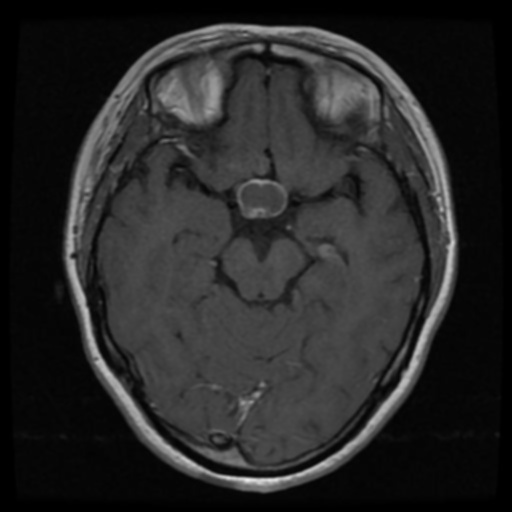
#> input picture sample/Training/pituitary/Tr-pi_0023.jpg, 512 x 512 px, found by its file name
$ jupyter execute --allow-errors 04_07_PreProcessing.ipynb   (shell and % lines are left out)
#> lines starting #> are read from the running program, lines starting #| are printed output that depends on the picture; long printed decimals are rounded
[cell 1]
from google.colab import drive as drive
drive.mount('/content/drive')

[cell 2]
# Access a public Github repos
%cd '/content'

[cell 3]
import pandas as pd
import numpy as np
import os
import matplotlib.pyplot as plt
import cv2
from PIL import Image

[cell 4]
# @title
def DataSetSummary (local_path, tabs):
  # Take list of files & folders in local folder
  all_items = os.listdir(local_path)

  # Filter folder list
  folders = [item for item in all_items if os.path.isdir(os.path.join(local_path, item))]

  # Print summary information if folders > 0:
  if(len(folders) > 0):
    indent = '\t' * tabs
    print("{}Tổng số thư mục: {}".format(indent, len(folders)))
    for folder in folders:
      folder_path = os.path.join(local_path, folder)
      files_in_folder = len(os.listdir(folder_path))
      print("{}-Thư mục: {}, Số tệp: {}".format(indent, folder, files_in_folder))
      DataSetSummary(folder_path, tabs+1)

# DataSetSummary(local_path, 0)

[cell 5]
# import os

# Hierarchical local folder in Colab
repository_folder = ["Brain-Tumor-MRI-Dataset"]

for folder in repository_folder:
  local_path = '/content/' + folder + '/dataset'
  # local_path = '/content/' + folder + '/sample'
  DataSetSummary(local_path, 0)

[cell 6]
%cd /content/drive/MyDrive/Colab Notebooks/Thesis/Preprocessing/Brain-Tumor-MRI-Dataset

[cell 7]
# Set the path to your dataset
dataset_path = '/content/Brain-Tumor-MRI-Dataset/sample'
# dataset_path = '/content/Brain-Tumor-MRI-Dataset/dataset'

[cell 8]
import os

class Image:
    def __init__(self, path, label):
        # self.image = cv2.imread(path) # directly read
        self.path = path # only directory
        self.label = label

def load_images_from_folder(dataset_path):
    images = []
    # labels = [] # direct
    for class_name in os.listdir(dataset_path):
        class_folder_path = os.path.join(dataset_path, class_name)
        if os.path.isdir(class_folder_path):
            for image_name in os.listdir(class_folder_path):
                image_path = os.path.join(class_folder_path, image_name)
                img = Image(image_path, class_name)
                images.append(img)
                # labels.append(img.label) # direct
    # return images, labels # direct
    return images

images = load_images_from_folder(dataset_path)
# for class_name, imgs in images.items():
#     for img in imgs:
#         print(f"Path: {img.path}, Label: {img.label}")

[cell 9]
def load_images_from_folder(dataset_path, images_per_class=None):
    images = {}
    for class_name in os.listdir(dataset_path):
        class_folder_path = os.path.join(dataset_path, class_name)
        if os.path.isdir(class_folder_path):
            count = 0
            images[class_name] = []
            for image_name in os.listdir(class_folder_path):
                if images_per_class is None or count < images_per_class:
                    image_path = os.path.join(class_folder_path, image_name)
                    img = Image(image_path, class_name)
                    images[class_name].append(img)
                    count += 1
    return images

def imshow(images, images_per_class=None):
#> called with images_per_class = 10
    for class_name, imgs in images.items():
        plt.figure(figsize=(30,30))
        print(f'Class {class_name}')
        for i in range(min(images_per_class if images_per_class else len(imgs), len(imgs))):
            plt.subplot(1, images_per_class if images_per_class else len(imgs), i+1)
            img = cv2.imread(imgs[i].path)
#> img is the input picture: shape (512, 512, 3); min 0, max 235, mean 39.9
            # img = cv2.cvtColor(img, cv2.COLOR_BGR2RGB)
            plt.imshow(img)
            # plt.title(os.path.basename(imgs[i].path))
            plt.axis('off')
        plt.show()

# Example usage:
images = load_images_from_folder('/content/Brain-Tumor-MRI-Dataset/sample/Training')
imshow(images, 10)

[cell 10]
from PIL import Image

def get_image_specifications(image_path):
    # Open the image file
    with Image.open(image_path) as img:
        # Get image specifications
        image_format = img.format
        image_mode = img.mode
        image_size = img.size
        image_width, image_height = img.size
        image_color = img.getcolors()

    return f"Image Format: {image_format}\nImage Mode: {image_mode}\nImage Size: {image_size} pixels (Width: {image_width}, Height: {image_height})\nImage Colors: {image_color}"

# Example usage:
print('images.keys:', images.keys())
image_path = "/content/Brain-Tumor-MRI-Dataset/sample/Training/glioma/Tr-gl_0010.jpg"
# print('image_path:',image_path := images['normal'][0].path)
#> (the rest of this cell did not finish here and is left out)

## Original

[cell 11]
import os
import cv2
import numpy as np
from shutil import copyfile

def preprocess_and_copy(src_dir, dest_dir, preprocess_func):
    # Check if src_dir is a directory
    if os.path.isdir(src_dir):
        # If dest_dir does not exist, create it
        os.makedirs(dest_dir, exist_ok=True)

        # Iterate over files/directories in src_dir
        for item in os.listdir(src_dir):
            src_item_path = os.path.join(src_dir, item)
            dest_item_path = os.path.join(dest_dir, item)

            # If item is a directory, call function recursively
            if os.path.isdir(src_item_path):
                preprocess_and_copy(src_item_path, dest_item_path, preprocess_func)
            # If item is a file, apply preprocessing and copy
            elif os.path.isfile(src_item_path):
                img = cv2.imread(src_item_path)
                if img is not None:
                    img = preprocess_func(img)
                    cv2.imwrite(dest_item_path, img)

# Define your preprocessing function here
def preprocess_func(img):
    # TODO: Add your preprocessing steps here
    return img

# Usage:
dataset_path = '/content/Brain-Tumor-MRI-Dataset/sample'
#> dataset_path = '/content/Brain-Tumor-MRI-Dataset/sample'
# dataset_path = '/content/Brain-Tumor-MRI-Dataset/dataset'
output_path = '/content/drive/MyDrive/Colab Notebooks/Thesis/Preprocessing/Brain-Tumor-MRI-Dataset/Original'
preprocess_and_copy(dataset_path, output_path, preprocess_func)

## Hydrid image filtering: median and mean filters
DOI: https://doi.org/10.1109/ICEECCOT.2017.8284595

The proposed technique combines both linear and nonlinear filters, specifically using median and mean filters, to enhance the precision of pixel values in a noisy image. Here's a breakdown of the process:

### a. Median Value Calculation:

The median filter processes the image pixel by pixel using a rectangular sub-image window or mask (e.g., 3x3). For each pixel at coordinates (x, y), the median value is calculated by sorting the pixel values within the window numerically and selecting the middle value for odd-sized windows. For even-sized windows, the median may have multiple possible values. The median value (Median) is calculated as follows:

$ \text{Median} = \text{median}\left\{(u,v) \in S_{xy}\right\} \{g(u,v)\} $

Where:
- $ S_{xy} $ is the set of coordinates in the rectangular sub-image window centered at (x, y).
- $ \text{median} $ represents the median value of the window.
- $ g(u,v) $ is the pixel value at coordinates (u, v) in the window.

### b. Average Value Calculation:

The average value is calculated using each pixel in the sub-image window ($ S_{xy} $) and the previously calculated median value. This process maximizes the utilization of neighboring pixels. The average value ($ \text{Averagevalue}_i $) for each pixel is calculated as follows:

$ \text{Averagevalue}_i = \text{average}\left\{(u,v) \in S_{xy}\right\} \{g_i(u,v), \text{Median}\} $

Where:
- $ g_i(u,v) $ is each pixel in the sub-image window.
- If the sub-window size is, for example, 3x4, there will be a total of 12 average values.

### c. Center Pixel Value Calculation:

The center pixel value is calculated by applying arithmetic mean filtering or averaging all the average values ($ \text{Averagevalue}_i $) of the sub-image window. This value is used to replace the original pixel value at coordinates (x, y). The calculation is given by:

$ \text{Center Pixel Value} = \frac{\sum_{i=1}^{N} \text{Averagevalue}_i}{N} $

Where:
- $ N $ is the product of the row (M) and column (N) dimensions of the rectangular sub-image window of size M x N centered at point (x, y).

[cell 12]
# Import the necessary libraries
import cv2
import numpy as np
import matplotlib.pyplot as plt
from scipy.ndimage import median_filter

# Load the image
# img_path = '/content/drive/MyDrive/Colab Notebooks/Thesis/Preprocessing/Brain-Tumor-MRI-Dataset/CLAHE_medianF3x3_sample/Training/glioma/Tr-gl_0010.jpg'
# img_path = '/content/drive/MyDrive/Colab Notebooks/Thesis/Preprocessing/Brain-Tumor-MRI-Dataset/CLAHE_medianF3x3_sample/Training/meningioma/Tr-me_0010.jpg'
# img_path = '/content/drive/MyDrive/Colab Notebooks/Thesis/Preprocessing/Brain-Tumor-MRI-Dataset/CLAHE_medianF3x3_sample/Training/notumor/Tr-no_0010.jpg'
img_path = '/content/drive/MyDrive/Colab Notebooks/Thesis/Preprocessing/Brain-Tumor-MRI-Dataset/CLAHE_medianF3x3_sample/Training/pituitary/Tr-pi_0023.jpg'
img = cv2.imread(img_path, cv2.IMREAD_GRAYSCALE)
#> img: shape (512, 512); min 0, max 235, mean 39.9

## Source: Github Copilot
def preprocess_func(img):
    # Convert the image to grayscale
    # gray = cv2.cvtColor(img, cv2.COLOR_BGR2GRAY)
    gray = img

    # Define the window size
    window_size = 3

    # Apply the median filter
    median_filtered_image = cv2.medianBlur(gray, window_size)

    # Define the padding for the convolution operation
    pad = window_size // 2

    # Pad the median filtered image
    padded_image = cv2.copyMakeBorder(median_filtered_image, pad, pad, pad, pad, cv2.BORDER_REFLECT)

    # Create an empty array to store the final image
    final_image = np.zeros_like(gray)

    # Apply the mean filter
    for i in range(gray.shape[0]):
        for j in range(gray.shape[1]):
            # Calculate the average value in the window around the pixel
            average_value = np.mean(padded_image[i:i+window_size, j:j+window_size])

            # Replace the original pixel value with the average value
            final_image[i, j] = int(average_value)

    return final_image

# Apply filter
filtered_img = preprocess_func(img)

## Source: ChatGPT
def median_and_mean_center_filter(image, window_size):
    # Apply median filtering
#> called with window_size = (3, 3)
    median_filtered = median_filter(image, size=window_size)

    # Initialize result with zeros
    result = np.zeros_like(image, dtype=float)

    # Iterate over each pixel
    for i in range(image.shape[0]):
        for j in range(image.shape[1]):
            # Extract the sub-window centered at (i, j)
            sub_window = median_filtered[max(0, i - window_size[0]//2):i + window_size[0]//2 + 1,
                                         max(0, j - window_size[1]//2):j + window_size[1]//2 + 1]

            # Calculate the average value for the sub-window
            average_value = np.mean(sub_window)

            # Update the result using the center pixel value
            result[i, j] = average_value

    return result

# Assuming image is a 2D NumPy array
window_size = (3, 3)  # Adjust the window size as needed

# Apply the filtering method
result = median_and_mean_center_filter(img, window_size)

# Display the original and processed images side by side
plt.figure(figsize=(12,12))

plt.subplot(2,2,1)
plt.imshow(img, cmap='gray')
plt.title('Original Image')

plt.subplot(2,2,2)
plt.imshow(filtered_img, cmap='gray')
plt.title('Filtered Image')

plt.subplot(2,2,3)
plt.imshow(img, cmap='gray')
plt.title('Original Image')

plt.subplot(2,2,4)
plt.imshow(result, cmap='gray')
plt.title('result')

plt.show()
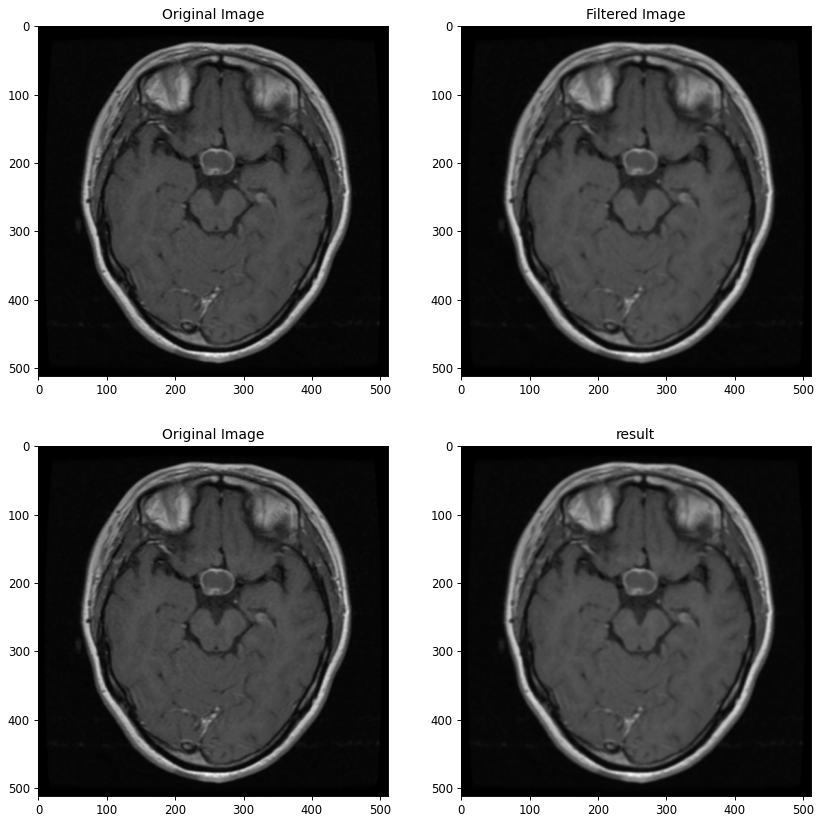
#> figure drawn by matplotlib, 4 panels

GitHub Copilot: The evaluation metrics indicate that both the Github Copilot's code and ChatGPT's code have successfully reduced the noise in the image, as evidenced by the non-infinite PSNR and non-zero RMSE values.

The PSNR (Peak Signal-to-Noise Ratio) is a measure of the peak error. The fact that PSNR is infinite for the original image indicates there's no noise (as it's being compared with itself), while for the processed images, the PSNR values are finite and quite high, indicating a low level of distortion.

The RMSE (Root Mean Square Error) is a quadratic scoring rule that measures the average magnitude of the error. The fact that RMSE is zero for the original image indicates there's no error (as it's being compared with itself), while for the processed images, the RMSE values are non-zero but quite low, indicating a low level of error.

The SNR (Signal-to-Noise Ratio) is a measure of signal strength relative to background noise. The negative SNR values indicate that the noise is stronger than the signal, which is not ideal. However, the SNR values have increased (become less negative) from the original to the processed images, indicating that the signal has become stronger relative to the noise.

In terms of comparison between Github Copilot's code and ChatGPT's code, the metrics are quite similar, but ChatGPT's code has slightly better PSNR and RMSE values, indicating slightly less distortion and error. However, the differences are quite small and may not be noticeable in the image quality.

[cell 13]
from skimage.metrics import peak_signal_noise_ratio, mean_squared_error

def calculate_metrics(original, processed):
    # Calculate the PSNR
    psnr = peak_signal_noise_ratio(original, processed)
#> psnr = inf

    # Calculate the RMSE
    rmse = np.sqrt(mean_squared_error(original, processed))
#> rmse = 0

    # Calculate the SNR
    mean = np.mean(processed)
#> mean = 39.95
    std = np.std(processed)
#> std = 38.28
    snr = 20 * np.log10(mean / (std + 1e-10)) # 1e-10: avoid error std=0
#> snr = 0.37

    return psnr, rmse, snr

# Calculate the metrics for the orginal image
psnr, rmse, snr = calculate_metrics(img, img)
#> psnr = inf; rmse = 0; snr = 0.37
print('Original Image')
print(f"PSNR: {psnr}")
#| PSNR: inf
print(f"RMSE: {rmse}")
#| RMSE: 0.0
print(f"SNR: {snr}")
#| SNR: 0.37

# Calculate the metrics for the filtered image
psnr, rmse, snr = calculate_metrics(img, filtered_img)
#> psnr = 42.73; rmse = 1.86; snr = 0.421
print('\nGithub Copilot\'s code')
print(f"PSNR: {psnr}")
#| PSNR: 42.733
print(f"RMSE: {rmse}")
#| RMSE: 1.862
print(f"SNR: {snr}")
#| SNR: 0.4206

# Calculate the metrics for the result image
psnr, rmse, snr = calculate_metrics(img, result)
#> psnr = 43.09; rmse = 1.79; snr = 0.488
print('\nChatGPT\'s code')
print(f"PSNR: {psnr}")
#| PSNR: 43.085
print(f"RMSE: {rmse}")
#| RMSE: 1.788
print(f"SNR: {snr}")
#| SNR: 0.4877

GitHub Copilot: The difference in performance between the two methods can be attributed to how they handle the mean filtering step.

In the Github Copilot's code, the mean filter is applied to the entire window around each pixel in the median-filtered image. This means that all pixels in the window contribute equally to the final pixel value, which can lead to a blurring effect, especially in areas of the image with high-frequency details (i.e., sharp edges).

On the other hand, in the ChatGPT's code, the mean filter is applied to the sub-window of the median-filtered image. This sub-window is centered at each pixel and its size is smaller than the full window. This approach gives more weight to the pixels closer to the center of the window, which can help preserve high-frequency details and result in a sharper image.

In addition, the ChatGPT's code uses a floating-point data type for the result image, which can provide a higher dynamic range and more precise pixel values compared to the integer data type used in the Github Copilot's code. This can also contribute to the better performance of the ChatGPT's code.

For the next steps, you might want to:
- Experiment with different window and sub-window sizes to see how they affect the results.
- Try other types of filters or combinations of filters to see if they can further improve the image quality.
- Evaluate the performance of the methods on a larger dataset to see if the observed differences hold in general.

[cell 14]
import os
import cv2
import numpy as np
from shutil import copyfile
from scipy.ndimage import median_filter

def preprocess_and_copy(src_dir, dest_dir, preprocess_func):
    # Check if src_dir is a directory
    if os.path.isdir(src_dir):
        # If dest_dir does not exist, create it
        os.makedirs(dest_dir, exist_ok=True)

        # Iterate over files/directories in src_dir
        for item in os.listdir(src_dir):
            src_item_path = os.path.join(src_dir, item)
            dest_item_path = os.path.join(dest_dir, item)

            # If item is a directory, call function recursively
            if os.path.isdir(src_item_path):
                preprocess_and_copy(src_item_path, dest_item_path, preprocess_func)
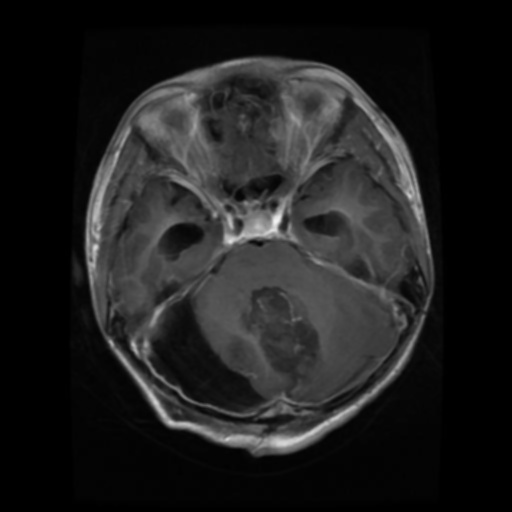
#> input picture dataset/Testing/glioma/Te-glTr_0000.jpg, 512 x 512 px, found by its file name
#> in preprocess_and_copy, img is the input picture: shape (512, 512, 3); min 0, max 242, mean 30.4
            # If item is a file, apply preprocessing and copy
            elif os.path.isfile(src_item_path):
                img = cv2.imread(src_item_path)
                if img is not None:
                    img = preprocess_func(img)

                    # Export the preprocessed image to the output folder
                    filename_with_ext = os.path.basename(src_item_path)
                    filename, extension = os.path.splitext(filename_with_ext)
                    dest_item_path = os.path.join(dest_dir, filename + '.jpg')
                    # print(dest_item_path)
                    cv2.imwrite(dest_item_path, img)

def median_and_mean_center_filter(image, window_size):
    # Apply median filtering
#> called with window_size = (3, 3)
    median_filtered = median_filter(image, size=window_size)

    # Initialize result with zeros
    result = np.zeros_like(image, dtype=float)

    # Iterate over each pixel
    for i in range(image.shape[0]):
        for j in range(image.shape[1]):
            # Extract the sub-window centered at (i, j)
            sub_window = median_filtered[max(0, i - window_size[0]//2):i + window_size[0]//2 + 1,
                                         max(0, j - window_size[1]//2):j + window_size[1]//2 + 1]

            # Calculate the average value for the sub-window
            average_value = np.mean(sub_window)

            # Update the result using the center pixel value
            result[i, j] = average_value

    return result

# Define your preprocessing function here
def preprocess_func(img):
    # Convert the image to grayscale
    gray = cv2.cvtColor(img, cv2.COLOR_BGR2GRAY)

    # Assuming image is a 2D NumPy array
    window_size = (3, 3)  # Adjust the window size as needed

    # Apply the filtering method
    filtered_image = median_and_mean_center_filter(gray, window_size)

    return filtered_image

# Usage:
# dataset_path = '/content/Brain-Tumor-MRI-Dataset/sample'
# output_path = '/content/drive/MyDrive/Colab Notebooks/Thesis/Preprocessing/Brain-Tumor-MRI-Dataset/Median-Mean-Hybrid-Filter_sample'
dataset_path = '/content/Brain-Tumor-MRI-Dataset/dataset'
output_path = '/content/drive/MyDrive/Colab Notebooks/Thesis/Preprocessing/Brain-Tumor-MRI-Dataset/Median-Mean-Hybrid-Filter'
preprocess_and_copy(dataset_path, output_path, preprocess_func)
